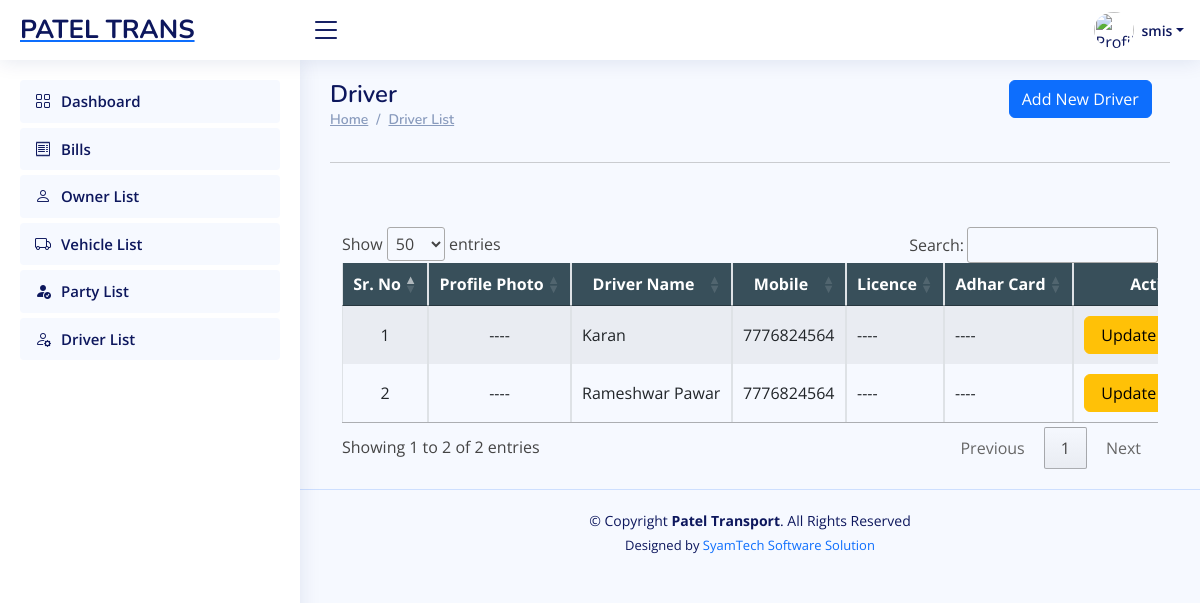
The app's page /software/driver_list/ (signed in) with its own data.
### Developer/models.py (models this page shows, shortened)
class CustomUser(AbstractUser):
    business = models.ForeignKey(Business, on_delete=models.CASCADE, null=True, blank=True)
    is_business=models.BooleanField(default=True)

class Driver(models.Model):
    business = models.ForeignKey(Business, on_delete=models.CASCADE, null=True, blank=True)
    driver_name = models.CharField(max_length=255)
    licence = models.FileField(upload_to='driver_documents/licence/', null=True, blank=True)
    adhar_card = models.FileField(upload_to='driver_documents/adhar_cards/', null=True, blank=True)
    document1 = models.FileField(upload_to='party_documents/other_documents/', null=True, blank=True)
    document2 = models.FileField(upload_to='party_documents/other_documents/', null=True, blank=True)
    profile_photo = models.ImageField(upload_to='driver_documents/profile_photos/', null=True, blank=True)
    mobile = models.CharField(max_length=15, null=True, blank=True)
    alternate_mobile = models.CharField(max_length=15, null=True, blank=True)
    created_at = models.DateTimeField(auto_now_add=True)
    updated_at = models.DateTimeField(auto_now=True)

### Software/views.py (the view)
# urls.py: path('driver_list/', driver_list, name='software_driver_list'),
def driver_list(request):
    form=DriverForm()
    rec=Driver.objects.select_related().order_by('-id')
    return render(request, 'software_driver_list.html',{'form':form,'rec':rec} )

### Software/forms.py (shortened to what this page needs)
class DriverForm(forms.ModelForm):
    class Meta:
        model = Driver
        fields = [
            'driver_name',
            'licence',
            'adhar_card',
            'document1',
            'document2',
            'profile_photo',
            'mobile',
            'alternate_mobile',
        ]
        widgets = {
            'driver_name': forms.TextInput(attrs={'class': 'form-control', 'placeholder': 'Enter driver name'}),
            'mobile': forms.TextInput(attrs={'class': 'form-control', 'placeholder': 'Enter mobile number'}),
            'alternate_mobile': forms.TextInput(attrs={'class': 'form-control', 'placeholder': 'Enter alternate mobile number'}),
        }

### Software/templates/software_driver_list.html (shortened to what this page needs)
{% extends "software_base.html" %}
{% load crispy_forms_tags %}
{% block content %}
<main id="main" class="main">
    <div class="row">
        <div class="col-sm-6">
            <div class="pagetitle">
                <h1>Driver</h1>
                <nav>
                    <ol class="breadcrumb">
                        <li class="breadcrumb-item"><a href="#">Home</a></li>
                        <li class="breadcrumb-item"><a href="#">Driver List </a></li>
                    </ol>
                </nav>
            </div>
        </div>
        <div class="col-sm-6">
            <div class="container" style="max-width:97%;">
                <div class="text-lg-end text-start">
                    <a href="#" class="btn btn-primary" data-toggle="modal"
                        data-target="#model_create"> Add New Driver</a>
                </div>
            </div>
        </div>
    </div>
    <section class="section dashboard">
<hr>
        <div class="container">
            <div class="row justify-content-center align-items-center">
                <div class="col-sm-12"> <br><br>
                    <div class="row">
                        <div class="container" style=" overflow:scroll;">
                            <table id="driver_table" class="table table-striped table-bordered" style="width:100%; min-width: max-content;">
                                <thead>
                                    <tr style="background-color: rgb(56, 79, 90);">
                                        <th scope="col" class="text-center text-white">Sr. No</th>
                                        <th scope="col" class="text-center text-white">Profile Photo</th>
                                        <th scope="col" class="text-center text-white">Driver Name</th>
                                        <th scope="col" class="text-center text-white">Mobile</th>
                                        <th scope="col" class="text-center text-white">Licence</th>
                                        <th scope="col" class="text-center text-white">Adhar Card</th>
                                        <th scope="col" class="text-center text-white">Action</th>
                                    </tr>
                                </thead>
                                <tbody>
                                    {% if rec %}
                                    {% for r in rec %}
                                    <tr>
                                        <td class="text-center">{{ forloop.counter }}</td>
                                        <td class="text-center">
                                            {% if r.profile_photo %}
                                            <img src="/media/{{ r.profile_photo }}" alt="Profile Photo" style="height:50px; width:auto;">
                                            {% else %}
                                            ----
                                            {% endif %}
                                        </td>
                                        <td class="text-left">{{ r.driver_name|default_if_none:"----" }}</td>
                                        <td class="text-left">{{ r.mobile|default_if_none:"----" }}</td>
                                        <td class="text-left">
                                            {% if r.licence %}
                                            <a href="/media/{{ r.licence }}" download>Download</a>
                                            {% else %}
                                            ----
                                            {% endif %}
                                        </td>
                                        <td class="text-left">
                                            {% if r.adhar_card %}
                                            <a href="/media/{{ r.adhar_card }}" download>Download</a>
                                            {% else %}
                                            ----
                                            {% endif %}
                                        </td>
                                        <td>
                                            <center>
                                                <a href="javascript:void(0);" data-url="{% url 'software_update_driver' r.id %}" class="btn btn-warning px-3" onclick="mini_window_2(this)">Update</a>
                                            </center>
                                        </td>
                                    </tr>
                                    {% endfor %}
                                    {% else %}
                                    <tr>
                                        <td colspan="10" class="text-center">No Drivers Found</td>
                                    </tr>
                                    {% endif %}
                                </tbody>
                            </table>
                        </div>
                    </div>
                </div>
            </div>
        </div>
</main>
{% endblock content %}

### Software/templates/software_base.html (shortened to what this page needs)
{% load static %}
<html lang="en">
<head>
    <link href="https://unpkg.com/aos@2.3.1/dist/aos.css" rel="stylesheet">
    <link rel="stylesheet" type="text/css" href="https://cdn.datatables.net/1.11.5/css/jquery.dataTables.min.css">
    <link rel="stylesheet" href="https://cdn.jsdelivr.net/npm/bootstrap-icons@1.10.3/font/bootstrap-icons.css">
</head>
<body>
<header id="header" class="header fixed-top d-flex align-items-center">
    <div class="d-flex align-items-center justify-content-between">
        <a href=" " class="logo d-flex align-items-center">
             <span class="d-none d-lg-block">PATEL TRANS</span>
        </a>
        <i class="bi bi-list toggle-sidebar-btn"></i>
    </div>
    <nav class="header-nav ms-auto">
        <ul class="d-flex align-items-center">
            <li class="nav-item dropdown pe-3 text-center  ">
                <a class="nav-link nav-profile d-flex align-items-center pe-0" href="#" data-bs-toggle="dropdown">
                    {% if request.user.profile_photo %}
                    <img src="/media/{{request.user.profile_photo}}" alt="Profile" class="rounded-circle" style="width: 40px; height: 40px;">
                    {% else %}
                    <img src="/media/default-profile.webp" alt="Profile" class="rounded-circle"  style="width: 40px; height: 40px;">
                    {% endif %}
                    <span class="d-none d-md-block dropdown-toggle ps-2">{{request.user}}</span>
                </a>
            </li>
        </ul>
    </nav>
</header>
<aside id="sidebar" class="sidebar">
    <ul class="sidebar-nav" id="sidebar-nav">
        <li class="nav-item">
            <a class="nav-link" href="{% url "software_dashboard" %}">
                <i class="bi bi-grid"></i>
                <span>Dashboard</span>
            </a>
        </li>
        <li class="nav-item">
            <a class="nav-link" href="{% url "software_bill_list" %}">
                <i class="bi bi-receipt"></i>
                <span>Bills</span>
            </a>
        </li>
        <li class="nav-item">
            <a class="nav-link" href="{% url "software_owner_list" %}">
                <i class="bi bi-person"></i>
                <span>Owner List</span>
            </a>
        </li>
        <li class="nav-item">
            <a class="nav-link" href="{% url "software_vehicle_list" %}">
                <i class="bi bi-truck"></i>
                <span>Vehicle List</span>
            </a>
        </li>
        <li class="nav-item">
            <a class="nav-link" href="{% url "software_party_list" %}">
                <i class="bi bi-person-fill-check"></i>
                <span>Party List</span>
            </a>
        </li>
        <li class="nav-item">
            <a class="nav-link" href="{% url "software_driver_list" %}">
                <i class="bi bi-person-gear"></i>
                <span>Driver List</span>
            </a>
        </li>
    </ul>
</aside>
{% block content %}{% endblock content %}
<footer id="footer" class="footer text-center">
    <div class="copyright">
        &copy; Copyright <strong><span>Patel Transport</span></strong>. All Rights Reserved
    </div>
    <div class="credits">
        Designed by <a href="#" style="text-decoration:none;">SyamTech Software Solution</a>
    </div>
</footer>
</body>
<link rel="stylesheet" href="https://cdnjs.cloudflare.com/ajax/libs/selectize.js/0.15.2/css/selectize.min.css"/>
</html>

### records on screen
CustomUser: user "smis"
Driver: driver_name "Karan", mobile "7776824564"
Driver: driver_name "Rameshwar Pawar", mobile "7776824564"
